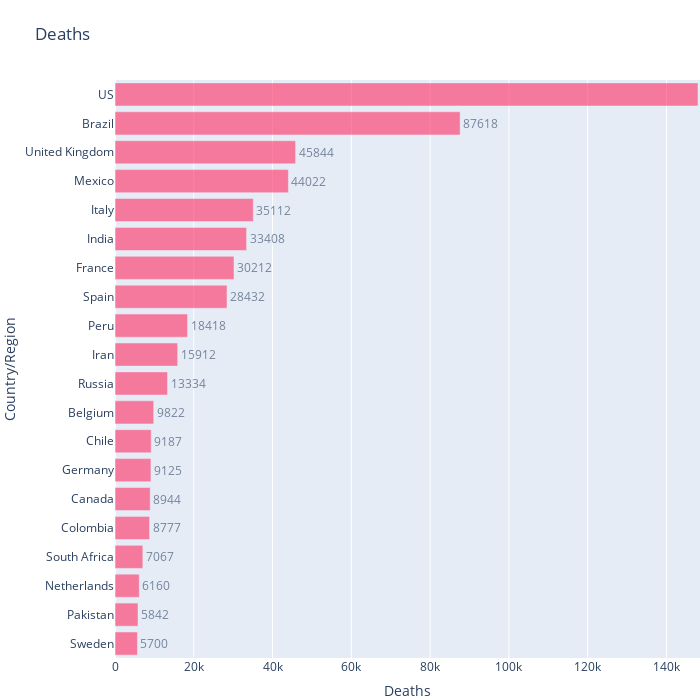

This figure's notebook cell:
### Code cell
# Deaths

fig = px.bar(flg.sort_values('Deaths', ascending=False).head(20).sort_values('Deaths', ascending=True), 
             x="Deaths", y="Country/Region", title='Deaths', text='Deaths', orientation='h', 
             width=700, height=700, range_x = [0, max(flg['Deaths'])+500])
fig.update_traces(marker_color=dth, opacity=0.6, textposition='outside')
fig.update_layout(margin=dict(t=80,l=0,r=0,b=0))
fig

### Figure 1 — Plotly figure (JSON) as saved in the notebook; plotly's stock layout.template omitted (floating-point values rounded to 4 significant figures)
{"data": [{"alignmentgroup": "True", "hovertemplate": "Deaths=%{text}<br>Country/Region=%{y}<extra></extra>", "legendgroup": "", "marker": {"color": "#ff2e63"}, "name": "", "offsetgroup": "", "opacity": 0.6, "orientation": "h", "showlegend": false, "text": [5700, 5842, 6160, 7067, 8777, 8944, 9125, 9187, 9822, 13334, 15912, 18418, 28432, 30212, 33408, 35112, 44022, 45844, 87618, 148011], "textposition": "outside", "type": "bar", "x": [5700, 5842, 6160, 7067, 8777, 8944, 9125, 9187, 9822, 13334, 15912, 18418, 28432, 30212, 33408, 35112, 44022, 45844, 87618, 148011], "xaxis": "x", "y": ["Sweden", "Pakistan", "Netherlands", "South Africa", "Colombia", "Canada", "Germany", "Chile", "Belgium", "Russia", "Iran", "Peru", "Spain", "France", "India", "Italy", "Mexico", "United Kingdom", "Brazil", "US"], "yaxis": "y"}], "layout": {"barmode": "relative", "height": 700, "legend": {"tracegroupgap": 0}, "margin": {"b": 0, "l": 0, "r": 0, "t": 80}, "title": {"text": "Deaths"}, "width": 700, "xaxis": {"anchor": "y", "domain": [0, 1], "range": [0, 148511], "title": {"text": "Deaths"}}, "yaxis": {"anchor": "x", "domain": [0, 1], "title": {"text": "Country/Region"}}}}
